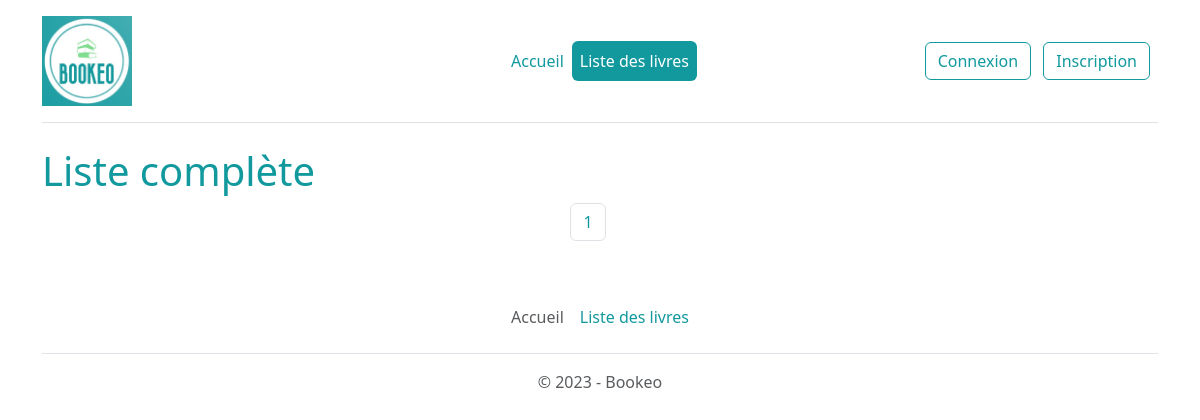
/index.php?controller=book&action=list&page=6, run on an earlier commit of the app's database.
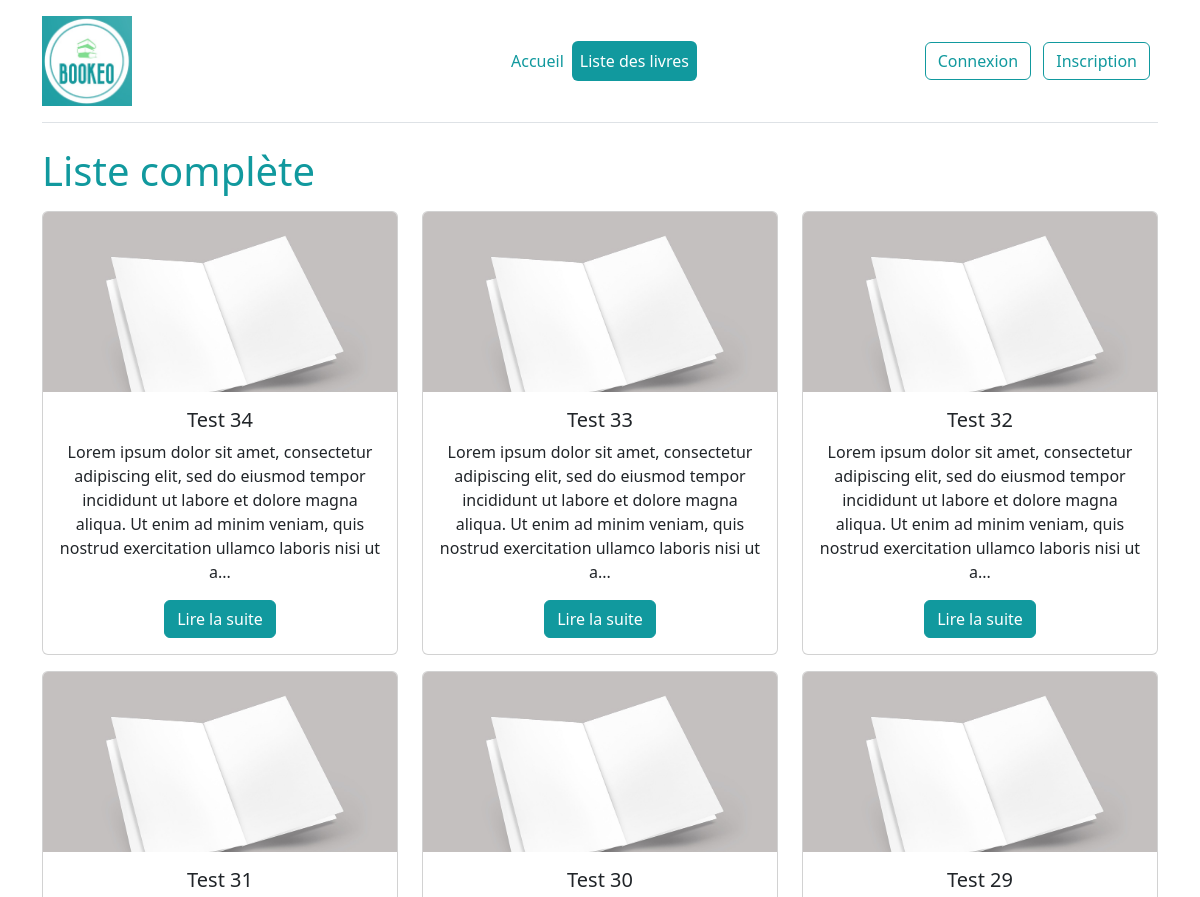
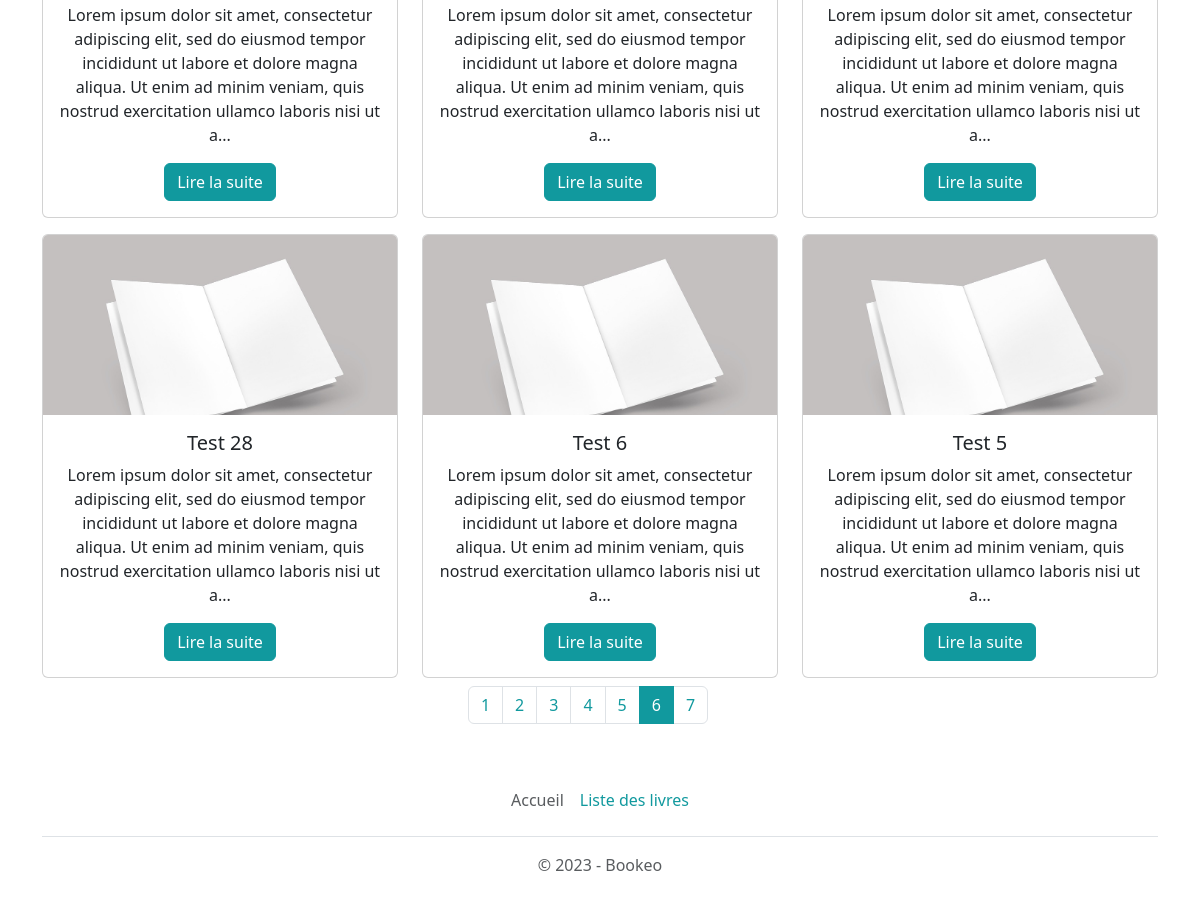
And on a later commit of the database (2 pictures, top to bottom).
### tables this page shows
CREATE TABLE IF NOT EXISTS `book` (
    `id` int(11) UNSIGNED NOT NULL AUTO_INCREMENT,
    `title` varchar(255) NOT NULL,
    `description` text,
    `image` varchar(255) DEFAULT NULL,
    `type_id` int(10) UNSIGNED DEFAULT NULL,
    `author_id` int(10) UNSIGNED DEFAULT NULL,
    PRIMARY KEY (`id`),
    KEY `author_id` (`author_id`),
    KEY `type_id` (`type_id`)
    );

### index.php (called while the page is built, shortened)
<?php
$controller = new Controller();
$controller->route();
?>

### db_config.php (called while the page is built)
<?php
    return [
        'db_name' => 'bookeo',
        'db_user' => 'LinaBookeo',
        'db_password' => 'Bookeo',
        'db_port' => '8889',
        'db_host' => 'localhost'
    ];

### App/Db/Mysql.php (called while the page is built, shortened)
<?php
class Mysql
{
    private $db_name;
    private $db_user;
    private $db_password;
    private $db_port;
    private $db_host;
    private $pdo = null;
    private static $_instance = null;
    private function __construct()
    {
        $conf = require_once _ROOTPATH_.'/db_config.php';
        if (isset($conf['db_name'])) {
            $this->db_name = $conf['db_name'];
        }
        if (isset($conf['db_user'])) {
            $this->db_user = $conf['db_user'];
        }
        if (isset($conf['db_password'])) {
            $this->db_password = $conf['db_password'];
        }
        if (isset($conf['db_port'])) {
            $this->db_port = $conf['db_port'];
        }
        if (isset($conf['db_host'])) {
            $this->db_host = $conf['db_host'];
        }
    }
    public static function getInstance():self
    {
        if (is_null(self::$_instance)) {
            self::$_instance = new Mysql();
        }
        return self::$_instance;
    }
    public function getPDO():\PDO
    {
        if (is_null($this->pdo)) {
            $this->pdo = new \PDO('mysql:dbname=' . $this->db_name . ';charset=utf8;host=' . $this->db_host.':'.$this->db_port, $this->db_user, $this->db_password);
        }
        return $this->pdo;
    }
}

### App/Repository/Repository.php (called while the page is built, shortened)
<?php
class Repository
{
    public function __construct()
    {
        $mysql = Mysql::getInstance();
        $this->pdo = $mysql->getPDO();
    }
}

### App/Repository/BookRepository.php (called while the page is built, shortened)
<?php
class BookRepository extends Repository
{
    public function findAll(int $limit = null, int $page = null): array
    {
        if ($limit == null && $page == null) {
            $query = $this->pdo->prepare('SELECT * FROM book Order BY id Desc');
        }
        else if ($page == null){
            $query = $this->pdo->prepare('SELECT * FROM book Order BY id Desc LIMIT :limit');
            $query->bindValue(':limit', $limit, $this->pdo::PARAM_INT);
        }
        else {
            $page = ($page - 1) * $limit;
            $query = $this->pdo->prepare('SELECT * FROM book Order BY id Desc LIMIT :limit OFFSET :offset');
            $query->bindValue(':limit', $limit, $this->pdo::PARAM_INT);
            $query->bindValue(':offset', $page, $this->pdo::PARAM_INT);
        }
        $query->execute();
        $books = $query->fetchAll($this->pdo::FETCH_ASSOC);
        $booksArray = [];
        foreach ($books as $book) {
                    $book = Book::createAndHydrate($book);
                    $authorRepository = new AuthorRepository();
                    $author =  $authorRepository->findOneById($book->getAuthorId());
                    $book->setAuthor($author);
                    $typeRepository = new TypeRepository();
                    $type =  $typeRepository->findOneById($book->getTypeId());
                    $book->setType($type);
                    $booksArray[] = $book;
                }
        return $booksArray;
    }
    public function count(): int
    {
        $query = $this->pdo->prepare("SELECT COUNT(*) as total_books FROM book");
        $query->execute();
        $total = $query->fetch($this->pdo::FETCH_ASSOC);
        if ($total && !empty($total['total_books'])) {
            $total = $total['total_books'];
        } else {
            $total = 0;
        }
        return $total;
    }
}

### App/Entity/Entity.php (called while the page is built, shortened)
<?php
class Entity
{
    public static function createAndHydrate(array $data): static
    {
        $entity = new static();
        $entity->hydrate($data);
        return $entity;
    }
    public function hydrate(array $data)
    {
        if (count($data) > 0) {
            foreach ($data as $key => $value) {
                $methodName = 'set' . StringTools::toPascalCase($key);
            }
        }
    }
}

### App/Tools/StringTools.php (called while the page is built, shortened)
<?php
class StringTools
{
    public static function toCamelCase(string $value, $pascalCase = false): string
    {
        $value = ucwords(str_replace(array('-', '_'), ' ', $value));
        $value = str_replace(' ', '', $value);
        if ($pascalCase === false) {
            return lcfirst($value);
        } else {
            return $value;
        }
    }
    public static function toPascalCase(string $value): string
    {
        return self::toCamelCase($value, true);
    }
}

### App/Entity/Book.php (called while the page is built, shortened)
<?php
class Book extends Entity
 {
    protected ?int $type_id = 0;
    protected ?int $author_id = 0;
    public function setId(?int $id): self
    {
        return $this;
    }
    public function setTitle(string $title): self
    {
        return $this;
    }
    public function setDescription(string $description): self
    {
        return $this;
    }
    public function setImage(?string $image): self
    {
        return $this;
    }
    public function getTypeId(): ?int
    {
        return $this->type_id;
    }
    public function setTypeId(?int $type_id): self
    {
        $this->type_id = $type_id;
        return $this;
    }
    public function getAuthorId(): ?int
    {
        return $this->author_id;
    }
    public function setAuthorId(?int $author_id): self
    {
        $this->author_id = $author_id;
        return $this;
    }
    public function setAuthor(Author $author): self
    {
        return $this;
    }
 }

### App/Repository/AuthorRepository.php (called while the page is built, shortened)
<?php
class AuthorRepository extends Repository
{
    public function findOneById(int $id): Author|bool
    {
        $query = $this->pdo->prepare('SELECT * FROM author WHERE id = :id');
        $query->bindValue(':id', $id, $this->pdo::PARAM_INT);
        $query->execute();
        $author = $query->fetch($this->pdo::FETCH_ASSOC);
        if ($author) {
            return Author::createAndHydrate($author);
        } else {
            return false;
        }
    }
}

### App/Entity/Author.php (called while the page is built, shortened)
<?php
class Author extends Entity
{
    public function setId(?int $id): self
    {
        return $this;
    }
    public function setLastName(?string $last_name): self
    {
        return $this;
    }
    public function setFirstName(?string $first_name): self
    {
        return $this;
    }
    public function setNickname(?string $nickname): self
    {
        return $this;
    }
}

### App/Repository/TypeRepository.php (called while the page is built, shortened)
<?php
class TypeRepository extends Repository
{
    public function findOneById(int $id): Type|bool
    {
        $query = $this->pdo->prepare('SELECT * FROM type WHERE id = :id');
        $query->bindValue(':id', $id, $this->pdo::PARAM_INT);
        $query->execute();
        $type = $query->fetch($this->pdo::FETCH_ASSOC);
        if ($type) {
            return Type::createAndHydrate($type);
        } else {
            return false;
        }
    }
}

### App/Entity/Type.php (called while the page is built, shortened)
<?php
class Type extends Entity
{
    public function setId(?int $id): self
    {
        return $this;
    }
    public function setName(?string $name): self
    {
        return $this;
    }
}

### templates/book/list.php (the view)
<?php require_once _ROOTPATH_ . '/templates/header.php'; ?>
<h1>Liste complète</h1>
    <div class="row text-center mb-3">
<?php
    foreach ($books as $book) :
?>
    <div class="col-md-4 my-2 d-flex">
        <div class="card">
            <img src="<?= $book->getImagePath() ?>" class="card-img-top" alt="<?= $book->getTitle() ?>">
            <div class="card-body">
                <h5 class="card-title"><?= $book->getTitle() ?></h5>
                <p class="card-text"><?= substr($book->getDescription(), 0, 200) ?>...</p>
                <a href="index.php?controller=book&action=show&id=<?= htmlspecialchars($book->getId()) ?>" class="btn btn-primary">Lire la suite</a>
            </div>
        </div>
    </div>
<?php endforeach; ?>
<div class="row">
    <nav aria-label="Page navigation example">
        <ul class="pagination justify-content-center">
            <?php for ($i = 1; $i <= $totalPages; $i++) { ?>
                <li class="page-item">
                    <a class="page-link <?= ($page == $i) ? "active" : "" ?>" href="index.php?controller=book&action=list&page=<?= htmlspecialchars($i) ?>"><?php echo $i; ?></a>
                </li>
            <?php } ?>
        </ul>
    </nav>
</div>
<?php require_once _ROOTPATH_ . '/templates/footer.php'; ?>

What changed in the data, as far as the page shows it:
added book: title "Test 34", description "Lorem ipsum dolor sit amet, consectetur adipiscing elit, sed do eiusmod tempor incididunt ut labore et dolore magna aliqua. Ut enim ad minim veniam, quis nostrud exercitation ullamco laboris nisi ut a"
added book: title "Test 33", description "Lorem ipsum dolor sit amet, consectetur adipiscing elit, sed do eiusmod tempor incididunt ut labore et dolore magna aliqua. Ut enim ad minim veniam, quis nostrud exercitation ullamco laboris nisi ut a"
added book: title "Test 32", description "Lorem ipsum dolor sit amet, consectetur adipiscing elit, sed do eiusmod tempor incididunt ut labore et dolore magna aliqua. Ut enim ad minim veniam, quis nostrud exercitation ullamco laboris nisi ut a"
added book: title "Test 31", description "Lorem ipsum dolor sit amet, consectetur adipiscing elit, sed do eiusmod tempor incididunt ut labore et dolore magna aliqua. Ut enim ad minim veniam, quis nostrud exercitation ullamco laboris nisi ut a"
added book: title "Test 30", description "Lorem ipsum dolor sit amet, consectetur adipiscing elit, sed do eiusmod tempor incididunt ut labore et dolore magna aliqua. Ut enim ad minim veniam, quis nostrud exercitation ullamco laboris nisi ut a"
added book: title "Test 29", description "Lorem ipsum dolor sit amet, consectetur adipiscing elit, sed do eiusmod tempor incididunt ut labore et dolore magna aliqua. Ut enim ad minim veniam, quis nostrud exercitation ullamco laboris nisi ut a"
added book: title "Test 28", description "Lorem ipsum dolor sit amet, consectetur adipiscing elit, sed do eiusmod tempor incididunt ut labore et dolore magna aliqua. Ut enim ad minim veniam, quis nostrud exercitation ullamco laboris nisi ut a"
added book: title "Test 6", description "Lorem ipsum dolor sit amet, consectetur adipiscing elit, sed do eiusmod tempor incididunt ut labore et dolore magna aliqua. Ut enim ad minim veniam, quis nostrud exercitation ullamco laboris nisi ut a"
added book: title "Test 5", description "Lorem ipsum dolor sit amet, consectetur adipiscing elit, sed do eiusmod tempor incididunt ut labore et dolore magna aliqua. Ut enim ad minim veniam, quis nostrud exercitation ullamco laboris nisi ut a"
Also different on the page:
new list line: "2"
new list line: "3"
new list line: "4"
new list line: "5"
new list line: "6"
new list line: "7"
